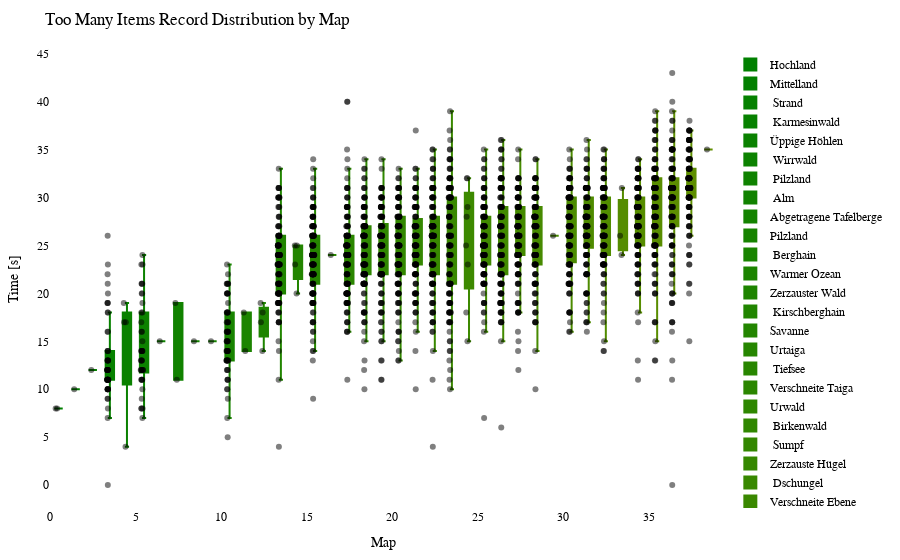

The cell this chart's notebook holds for it:
### Code cell
import plotly.graph_objects as go
import plotly.io as pio

df = getRecordsDataframe(minigame="Sammelwahn")

# sort df columns by mean value 
df = df.reindex(df.mean().sort_values().index, axis=1)

# drop sum column
df = df.drop(columns=["Sum"])

# remove "Punkte" from all columns
df.columns = df.columns.str.replace('Punkte', '')

cmap = LinearSegmentedColormap.from_list("green_orange", ["green", "orange"])
colors = [to_hex(cmap(i / (num_columns - 1))) for i in range(num_columns)]

# Calculate the offset for centering the data points
num_columns = len(df.columns)
offset = 0.5

# Create a Swarm plot using Plotly
fig = go.Figure()

for i, (column, color) in enumerate(zip(df.columns, colors)):
    x_values = [i + offset] * len(df[column])  # Adjust x-values with offset for horizontal centering
    fig.add_trace(go.Box(x=x_values,
                         y=df[column],
                         name=column,
                         boxpoints='all',
                         pointpos=-0.5,  # Adjust point position to prevent overlapping
                         marker=dict(color='rgba(0,0,0,0.5)', size=6),  # Adjust marker color and size
                         line=dict(color=color),
                         fillcolor=color,
                         hovertext=df_to_html.index,
                         hoverinfo='name+text+y',
                         showlegend=True))

fig.update_layout(title="Too Many Items Record Distribution by Map",
                  xaxis=dict(title="Map"),
                  yaxis=dict(title="Time [s]"),
                  showlegend=True,
                  font=dict(family="Arial", size=12, color="black"),  # Customize font
                  plot_bgcolor="white",  # Set background color
                  margin=dict(l=50, r=50, t=50, b=50),  # Adjust margins for better layout
                  )

pio.show(fig)

pio.write_html(fig, "out/sammel_swarm_plot.html")

### Figure 1 — Plotly figure (JSON) as saved in the notebook; plotly's stock layout.template omitted (floating-point values rounded to 4 significant figures; data arrays with more than 128 entries replaced by an {"elided": "..."} marker saying what was removed)
{"data": [{"boxpoints": "all", "fillcolor": "#008000", "hoverinfo": "name+text+y", "hovertext": {"elided": "153 str values"}, "line": {"color": "#008000"}, "marker": {"color": "rgba(0,0,0,0.5)", "size": 6}, "name": "Hochland", "pointpos": -0.5, "showlegend": true, "type": "box", "x": {"elided": "151 float values"}, "y": {"elided": "151 int values"}}, {"boxpoints": "all", "fillcolor": "#028000", "hoverinfo": "name+text+y", "hovertext": {"elided": "153 str values"}, "line": {"color": "#028000"}, "marker": {"color": "rgba(0,0,0,0.5)", "size": 6}, "name": "Mittelland", "pointpos": -0.5, "showlegend": true, "type": "box", "x": {"elided": "151 float values"}, "y": {"elided": "151 int values"}}, {"boxpoints": "all", "fillcolor": "#058100", "hoverinfo": "name+text+y", "hovertext": {"elided": "153 str values"}, "line": {"color": "#058100"}, "marker": {"color": "rgba(0,0,0,0.5)", "size": 6}, "name": " Strand", "pointpos": -0.5, "showlegend": true, "type": "box", "x": {"elided": "151 float values"}, "y": {"elided": "151 int values"}}, {"boxpoints": "all", "fillcolor": "#078100", "hoverinfo": "name+text+y", "hovertext": {"elided": "153 str values"}, "line": {"color": "#078100"}, "marker": {"color": "rgba(0,0,0,0.5)", "size": 6}, "name": " Karmesinwald", "pointpos": -0.5, "showlegend": true, "type": "box", "x": {"elided": "151 float values"}, "y": {"elided": "151 int values"}}, {"boxpoints": "all", "fillcolor": "#0a8100", "hoverinfo": "name+text+y", "hovertext": {"elided": "153 str values"}, "line": {"color": "#0a8100"}, "marker": {"color": "rgba(0,0,0,0.5)", "size": 6}, "name": "Üppige Höhlen", "pointpos": -0.5, "showlegend": true, "type": "box", "x": {"elided": "151 float values"}, "y": {"elided": "151 int values"}}, {"boxpoints": "all", "fillcolor": "#0c8200", "hoverinfo": "name+text+y", "hovertext": {"elided": "153 str values"}, "line": {"color": "#0c8200"}, "marker": {"color": "rgba(0,0,0,0.5)", "size": 6}, "name": " Wirrwald", "pointpos": -0.5, "showlegend": true, "type": "box", "x": {"elided": "151 float values"}, "y": {"elided": "151 int values"}}, {"boxpoints": "all", "fillcolor": "#0f8200", "hoverinfo": "name+text+y", "hovertext": {"elided": "153 str values"}, "line": {"color": "#0f8200"}, "marker": {"color": "rgba(0,0,0,0.5)", "size": 6}, "name": " Pilzland", "pointpos": -0.5, "showlegend": true, "type": "box", "x": {"elided": "151 float values"}, "y": {"elided": "151 int values"}}, {"boxpoints": "all", "fillcolor": "#118200", "hoverinfo": "name+text+y", "hovertext": {"elided": "153 str values"}, "line": {"color": "#118200"}, "marker": {"color": "rgba(0,0,0,0.5)", "size": 6}, "name": " Alm", "pointpos": -0.5, "showlegend": true, "type": "box", "x": {"elided": "151 float values"}, "y": {"elided": "151 int values"}}, {"boxpoints": "all", "fillcolor": "#148300", "hoverinfo": "name+text+y", "hovertext": {"elided": "153 str values"}, "line": {"color": "#148300"}, "marker": {"color": "rgba(0,0,0,0.5)", "size": 6}, "name": "Abgetragene Tafelberge", "pointpos": -0.5, "showlegend": true, "type": "box", "x": {"elided": "151 float values"}, "y": {"elided": "151 int values"}}, {"boxpoints": "all", "fillcolor": "#178300", "hoverinfo": "name+text+y", "hovertext": {"elided": "153 str values"}, "line": {"color": "#178300"}, "marker": {"color": "rgba(0,0,0,0.5)", "size": 6}, "name": "Pilzland", "pointpos": -0.5, "showlegend": true, "type": "box", "x": {"elided": "151 float values"}, "y": {"elided": "151 int values"}}, {"boxpoints": "all", "fillcolor": "#198400", "hoverinfo": "name+text+y", "hovertext": {"elided": "153 str values"}, "line": {"color": "#198400"}, "marker": {"color": "rgba(0,0,0,0.5)", "size": 6}, "name": " Berghain", "pointpos": -0.5, "showlegend": true, "type": "box", "x": {"elided": "151 float values"}, "y": {"elided": "151 int values"}}, {"boxpoints": "all", "fillcolor": "#1c8400", "hoverinfo": "name+text+y", "hovertext": {"elided": "153 str values"}, "line": {"color": "#1c8400"}, "marker": {"color": "rgba(0,0,0,0.5)", "size": 6}, "name": "Warmer Ozean", "pointpos": -0.5, "showlegend": true, "type": "box", "x": {"elided": "151 float values"}, "y": {"elided": "151 int values"}}, {"boxpoints": "all", "fillcolor": "#1e8400", "hoverinfo": "name+text+y", "hovertext": {"elided": "153 str values"}, "line": {"color": "#1e8400"}, "marker": {"color": "rgba(0,0,0,0.5)", "size": 6}, "name": "Zerzauster Wald", "pointpos": -0.5, "showlegend": true, "type": "box", "x": {"elided": "151 float values"}, "y": {"elided": "151 int values"}}, {"boxpoints": "all", "fillcolor": "#218500", "hoverinfo": "name+text+y", "hovertext": {"elided": "153 str values"}, "line": {"color": "#218500"}, "marker": {"color": "rgba(0,0,0,0.5)", "size": 6}, "name": " Kirschberghain", "pointpos": -0.5, "showlegend": true, "type": "box", "x": {"elided": "151 float values"}, "y": {"elided": "151 int values"}}, {"boxpoints": "all", "fillcolor": "#238500", "hoverinfo": "name+text+y", "hovertext": {"elided": "153 str values"}, "line": {"color": "#238500"}, "marker": {"color": "rgba(0,0,0,0.5)", "size": 6}, "name": "Savanne", "pointpos": -0.5, "showlegend": true, "type": "box", "x": {"elided": "151 float values"}, "y": {"elided": "151 int values"}}, {"boxpoints": "all", "fillcolor": "#268600", "hoverinfo": "name+text+y", "hovertext": {"elided": "153 str values"}, "line": {"color": "#268600"}, "marker": {"color": "rgba(0,0,0,0.5)", "size": 6}, "name": "Urtaiga", "pointpos": -0.5, "showlegend": true, "type": "box", "x": {"elided": "151 float values"}, "y": {"elided": "151 int values"}}, {"boxpoints": "all", "fillcolor": "#288600", "hoverinfo": "name+text+y", "hovertext": {"elided": "153 str values"}, "line": {"color": "#288600"}, "marker": {"color": "rgba(0,0,0,0.5)", "size": 6}, "name": " Tiefsee", "pointpos": -0.5, "showlegend": true, "type": "box", "x": {"elided": "151 float values"}, "y": {"elided": "151 int values"}}, {"boxpoints": "all", "fillcolor": "#2b8600", "hoverinfo": "name+text+y", "hovertext": {"elided": "153 str values"}, "line": {"color": "#2b8600"}, "marker": {"color": "rgba(0,0,0,0.5)", "size": 6}, "name": "Verschneite Taiga", "pointpos": -0.5, "showlegend": true, "type": "box", "x": {"elided": "151 float values"}, "y": {"elided": "151 int values"}}, {"boxpoints": "all", "fillcolor": "#2e8700", "hoverinfo": "name+text+y", "hovertext": {"elided": "153 str values"}, "line": {"color": "#2e8700"}, "marker": {"color": "rgba(0,0,0,0.5)", "size": 6}, "name": "Urwald", "pointpos": -0.5, "showlegend": true, "type": "box", "x": {"elided": "151 float values"}, "y": {"elided": "151 int values"}}, {"boxpoints": "all", "fillcolor": "#308700", "hoverinfo": "name+text+y", "hovertext": {"elided": "153 str values"}, "line": {"color": "#308700"}, "marker": {"color": "rgba(0,0,0,0.5)", "size": 6}, "name": " Birkenwald", "pointpos": -0.5, "showlegend": true, "type": "box", "x": {"elided": "151 float values"}, "y": {"elided": "151 int values"}}, {"boxpoints": "all", "fillcolor": "#338700", "hoverinfo": "name+text+y", "hovertext": {"elided": "153 str values"}, "line": {"color": "#338700"}, "marker": {"color": "rgba(0,0,0,0.5)", "size": 6}, "name": " Sumpf", "pointpos": -0.5, "showlegend": true, "type": "box", "x": {"elided": "151 float values"}, "y": {"elided": "151 int values"}}, {"boxpoints": "all", "fillcolor": "#358800", "hoverinfo": "name+text+y", "hovertext": {"elided": "153 str values"}, "line": {"color": "#358800"}, "marker": {"color": "rgba(0,0,0,0.5)", "size": 6}, "name": "Zerzauste Hügel", "pointpos": -0.5, "showlegend": true, "type": "box", "x": {"elided": "151 float values"}, "y": {"elided": "151 int values"}}, {"boxpoints": "all", "fillcolor": "#388800", "hoverinfo": "name+text+y", "hovertext": {"elided": "153 str values"}, "line": {"color": "#388800"}, "marker": {"color": "rgba(0,0,0,0.5)", "size": 6}, "name": " Dschungel", "pointpos": -0.5, "showlegend": true, "type": "box", "x": {"elided": "151 float values"}, "y": {"elided": "151 int values"}}, {"boxpoints": "all", "fillcolor": "#3a8800", "hoverinfo": "name+text+y", "hovertext": {"elided": "153 str values"}, "line": {"color": "#3a8800"}, "marker": {"color": "rgba(0,0,0,0.5)", "size": 6}, "name": "Verschneite Ebene", "pointpos": -0.5, "showlegend": true, "type": "box", "x": {"elided": "151 float values"}, "y": {"elided": "151 int values"}}, {"boxpoints": "all", "fillcolor": "#3d8900", "hoverinfo": "name+text+y", "hovertext": {"elided": "153 str values"}, "line": {"color": "#3d8900"}, "marker": {"color": "rgba(0,0,0,0.5)", "size": 6}, "name": "Blumenwald", "pointpos": -0.5, "showlegend": true, "type": "box", "x": {"elided": "151 float values"}, "y": {"elided": "151 int values"}}, {"boxpoints": "all", "fillcolor": "#408900", "hoverinfo": "name+text+y", "hovertext": {"elided": "153 str values"}, "line": {"color": "#408900"}, "marker": {"color": "rgba(0,0,0,0.5)", "size": 6}, "name": " Bambusdschungel", "pointpos": -0.5, "showlegend": true, "type": "box", "x": {"elided": "151 float values"}, "y": {"elided": "151 int values"}}, {"boxpoints": "all", "fillcolor": "#428a00", "hoverinfo": "name+text+y", "hovertext": {"elided": "153 str values"}, "line": {"color": "#428a00"}, "marker": {"color": "rgba(0,0,0,0.5)", "size": 6}, "name": " Taiga", "pointpos": -0.5, "showlegend": true, "type": "box", "x": {"elided": "151 float values"}, "y": {"elided": "151 int values"}}, {"boxpoints": "all", "fillcolor": "#458a00", "hoverinfo": "name+text+y", "hovertext": {"elided": "153 str values"}, "line": {"color": "#458a00"}, "marker": {"color": "rgba(0,0,0,0.5)", "size": 6}, "name": " Wald", "pointpos": -0.5, "showlegend": true, "type": "box", "x": {"elided": "151 float values"}, "y": {"elided": "151 int values"}}, {"boxpoints": "all", "fillcolor": "#478a00", "hoverinfo": "name+text+y", "hovertext": {"elided": "153 str values"}, "line": {"color": "#478a00"}, "marker": {"color": "rgba(0,0,0,0.5)", "size": 6}, "name": "Zerzauste Savanne", "pointpos": -0.5, "showlegend": true, "type": "box", "x": {"elided": "151 float values"}, "y": {"elided": "151 int values"}}, {"boxpoints": "all", "fillcolor": "#4a8b00", "hoverinfo": "name+text+y", "hovertext": {"elided": "153 str values"}, "line": {"color": "#4a8b00"}, "marker": {"color": "rgba(0,0,0,0.5)", "size": 6}, "name": "Savannenhochebene", "pointpos": -0.5, "showlegend": true, "type": "box", "x": {"elided": "151 float values"}, "y": {"elided": "151 int values"}}, {"boxpoints": "all", "fillcolor": "#4c8b00", "hoverinfo": "name+text+y", "hovertext": {"elided": "153 str values"}, "line": {"color": "#4c8b00"}, "marker": {"color": "rgba(0,0,0,0.5)", "size": 6}, "name": " Savannenhochebene", "pointpos": -0.5, "showlegend": true, "type": "box", "x": {"elided": "151 float values"}, "y": {"elided": "151 int values"}}, {"boxpoints": "all", "fillcolor": "#4f8b00", "hoverinfo": "name+text+y", "hovertext": {"elided": "153 str values"}, "line": {"color": "#4f8b00"}, "marker": {"color": "rgba(0,0,0,0.5)", "size": 6}, "name": "Dichter Wald", "pointpos": -0.5, "showlegend": true, "type": "box", "x": {"elided": "151 float values"}, "y": {"elided": "151 int values"}}, {"boxpoints": "all", "fillcolor": "#518c00", "hoverinfo": "name+text+y", "hovertext": {"elided": "153 str values"}, "line": {"color": "#518c00"}, "marker": {"color": "rgba(0,0,0,0.5)", "size": 6}, "name": "Lichter Dschungel", "pointpos": -0.5, "showlegend": true, "type": "box", "x": {"elided": "151 float values"}, "y": {"elided": "151 int values"}}, {"boxpoints": "all", "fillcolor": "#548c00", "hoverinfo": "name+text+y", "hovertext": {"elided": "153 str values"}, "line": {"color": "#548c00"}, "marker": {"color": "rgba(0,0,0,0.5)", "size": 6}, "name": " Sonnenblumenebene", "pointpos": -0.5, "showlegend": true, "type": "box", "x": {"elided": "151 float values"}, "y": {"elided": "151 int values"}}, {"boxpoints": "all", "fillcolor": "#578d00", "hoverinfo": "name+text+y", "hovertext": {"elided": "153 str values"}, "line": {"color": "#578d00"}, "marker": {"color": "rgba(0,0,0,0.5)", "size": 6}, "name": "Sonnenblumenebene", "pointpos": -0.5, "showlegend": true, "type": "box", "x": {"elided": "151 float values"}, "y": {"elided": "151 int values"}}, {"boxpoints": "all", "fillcolor": "#598d00", "hoverinfo": "name+text+y", "hovertext": {"elided": "153 str values"}, "line": {"color": "#598d00"}, "marker": {"color": "rgba(0,0,0,0.5)", "size": 6}, "name": " Ebene", "pointpos": -0.5, "showlegend": true, "type": "box", "x": {"elided": "151 float values"}, "y": {"elided": "151 int values"}}, {"boxpoints": "all", "fillcolor": "#5c8d00", "hoverinfo": "name+text+y", "hovertext": {"elided": "153 str values"}, "line": {"color": "#5c8d00"}, "marker": {"color": "rgba(0,0,0,0.5)", "size": 6}, "name": " Savanne", "pointpos": -0.5, "showlegend": true, "type": "box", "x": {"elided": "151 float values"}, "y": {"elided": "151 int values"}}, {"boxpoints": "all", "fillcolor": "#5e8e00", "hoverinfo": "name+text+y", "hovertext": {"elided": "153 str values"}, "line": {"color": "#5e8e00"}, "marker": {"color": "rgba(0,0,0,0.5)", "size": 6}, "name": " Blumenwald", "pointpos": -0.5, "showlegend": true, "type": "box", "x": {"elided": "151 float values"}, "y": {"elided": "151 int values"}}, {"boxpoints": "all", "fillcolor": "#618e00", "hoverinfo": "name+text+y", "hovertext": {"elided": "153 str values"}, "line": {"color": "#618e00"}, "marker": {"color": "rgba(0,0,0,0.5)", "size": 6}, "name": " Tropfsteinhöhlen", "pointpos": -0.5, "showlegend": true, "type": "box", "x": {"elided": "151 float values"}, "y": {"elided": "151 int values"}}], "layout": {"font": {"color": "black", "family": "Arial", "size": 12}, "margin": {"b": 50, "l": 50, "r": 50, "t": 50}, "plot_bgcolor": "white", "showlegend": true, "title": {"text": "Too Many Items Record Distribution by Map"}, "xaxis": {"title": {"text": "Map"}}, "yaxis": {"title": {"text": "Time [s]"}}}}
